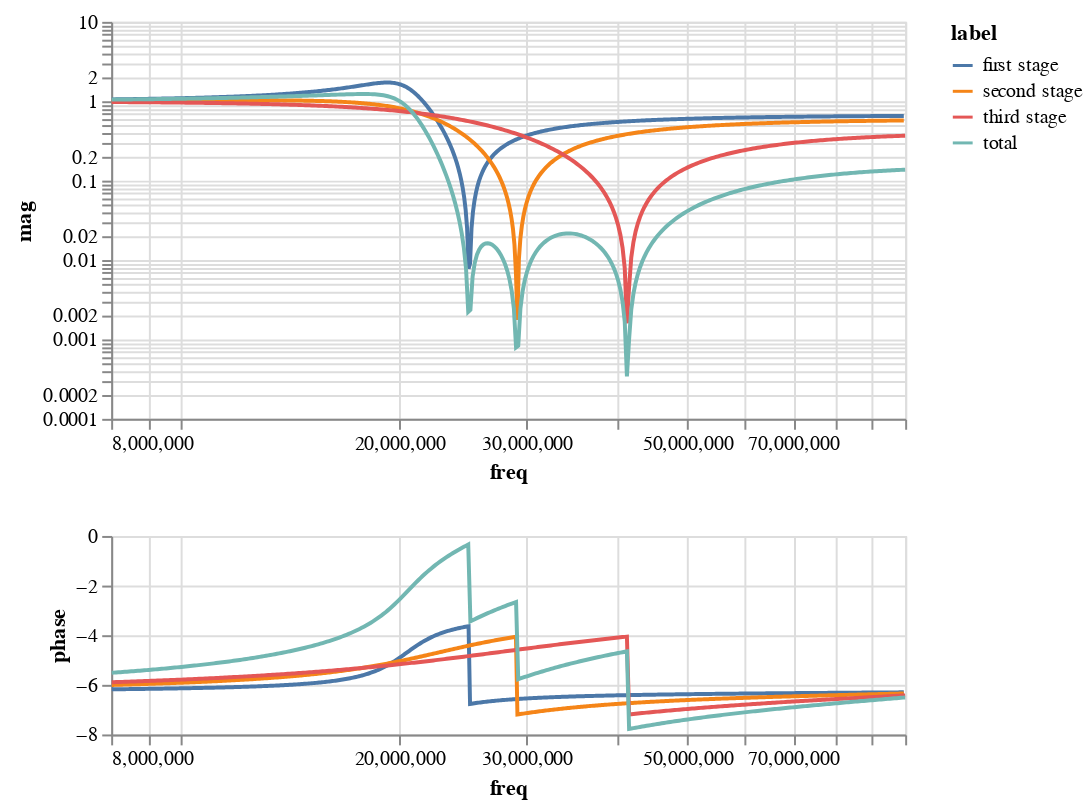

Here is the notebook cell this chart was saved with:
### Code cell
magnitude = alt.Chart(df).mark_line().encode(
    x=alt.X('freq:Q').scale(type="log",domain = [8e6, 1e8]),
    y=alt.Y('mag:Q').scale(type="log"),
    color='label:N',
).properties(
    width=400,
    height=200
)

phase = alt.Chart(df).mark_line().encode(
    x=alt.X('freq:Q').scale(type="log",domain = [8e6, 1e8]),
    y=alt.Y('phase:Q'),
    color='label:N',
).properties(
    width=400,
    height=100
)

alt.vconcat(magnitude,phase).transform_filter(
    alt.FieldRangePredicate(field='freq', range=[8e6, 1e8]))

### Figure 1 — Vega-Lite specification as saved in the notebook (floating-point values rounded to 4 significant figures; data arrays with more than 128 entries replaced by an {"elided": "..."} marker saying what was removed)
{"config": {"view": {"continuousWidth": 300, "continuousHeight": 300}}, "vconcat": [{"mark": {"type": "line"}, "encoding": {"color": {"field": "label", "type": "nominal"}, "x": {"field": "freq", "scale": {"type": "log", "domain": [8000000.0, 100000000.0]}, "type": "quantitative"}, "y": {"field": "mag", "scale": {"type": "log"}, "type": "quantitative"}}, "height": 200, "width": 400}, {"mark": {"type": "line"}, "encoding": {"color": {"field": "label", "type": "nominal"}, "x": {"field": "freq", "scale": {"type": "log", "domain": [8000000.0, 100000000.0]}, "type": "quantitative"}, "y": {"field": "phase", "type": "quantitative"}}, "height": 100, "width": 400}], "data": {"name": "data-55d7d403a40a4f5a9fed34c234ba3065"}, "transform": [{"filter": {"field": "freq", "range": [8000000.0, 100000000.0]}}], "$schema": "https://vega.github.io/schema/vega-lite/v5.16.3.json", "datasets": {"data-55d7d403a40a4f5a9fed34c234ba3065": {"elided": "3396 records"}}}
